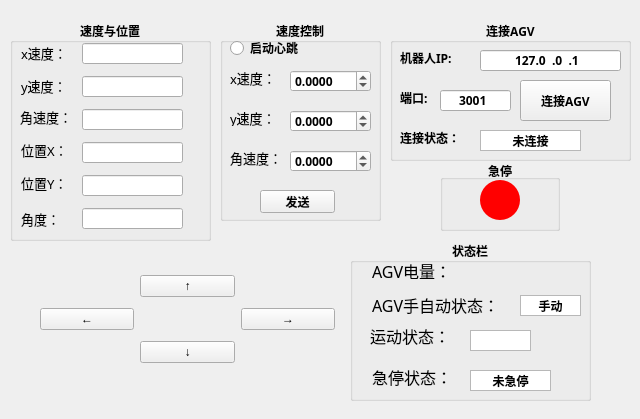
<?xml version="1.0" encoding="UTF-8"?>
<ui version="4.0">
 <class>AGV_GUI</class>
 <widget class="QMainWindow" name="AGV_GUI">
  <property name="geometry">
   <rect>
    <x>0</x>
    <y>0</y>
    <width>640</width>
    <height>419</height>
   </rect>
  </property>
  <property name="cursor">
   <cursorShape>ArrowCursor</cursorShape>
  </property>
  <property name="windowTitle">
   <string>AGV控制界面</string>
  </property>
  <widget class="QWidget" name="centralwidget">
   <widget class="QGroupBox" name="groupBox_pos">
    <property name="geometry">
     <rect>
      <x>10</x>
      <y>20</y>
      <width>201</width>
      <height>221</height>
     </rect>
    </property>
    <property name="font">
     <font>
      <family>黑体</family>
      <weight>75</weight>
      <bold>true</bold>
      <underline>false</underline>
      <kerning>true</kerning>
     </font>
    </property>
    <property name="cursor">
     <cursorShape>ArrowCursor</cursorShape>
    </property>
    <property name="title">
     <string>速度与位置</string>
    </property>
    <property name="alignment">
     <set>Qt::AlignCenter</set>
    </property>
    <widget class="QLabel" name="label_vX">
     <property name="geometry">
      <rect>
       <x>11</x>
       <y>23</y>
       <width>51</width>
       <height>20</height>
      </rect>
     </property>
     <property name="font">
      <font>
       <family>黑体</family>
       <pointsize>10</pointsize>
       <weight>50</weight>
       <bold>false</bold>
       <underline>false</underline>
       <kerning>true</kerning>
      </font>
     </property>
     <property name="text">
      <string>x速度：</string>
     </property>
    </widget>
    <widget class="QLabel" name="label_vW">
     <property name="geometry">
      <rect>
       <x>10</x>
       <y>89</y>
       <width>71</width>
       <height>16</height>
      </rect>
     </property>
     <property name="font">
      <font>
       <family>黑体</family>
       <pointsize>10</pointsize>
       <weight>50</weight>
       <bold>false</bold>
       <underline>false</underline>
       <kerning>true</kerning>
      </font>
     </property>
     <property name="text">
      <string>角速度：</string>
     </property>
    </widget>
    <widget class="QLabel" name="label_vY">
     <property name="geometry">
      <rect>
       <x>11</x>
       <y>56</y>
       <width>51</width>
       <height>20</height>
      </rect>
     </property>
     <property name="font">
      <font>
       <family>黑体</family>
       <pointsize>10</pointsize>
       <weight>50</weight>
       <bold>false</bold>
       <underline>false</underline>
       <kerning>true</kerning>
      </font>
     </property>
     <property name="text">
      <string>y速度：</string>
     </property>
    </widget>
    <widget class="QLabel" name="label_posX">
     <property name="geometry">
      <rect>
       <x>11</x>
       <y>122</y>
       <width>51</width>
       <height>16</height>
      </rect>
     </property>
     <property name="font">
      <font>
       <family>黑体</family>
       <pointsize>10</pointsize>
       <weight>50</weight>
       <bold>false</bold>
       <underline>false</underline>
       <kerning>true</kerning>
      </font>
     </property>
     <property name="text">
      <string>位置X：</string>
     </property>
    </widget>
    <widget class="QLabel" name="label_posY">
     <property name="geometry">
      <rect>
       <x>11</x>
       <y>155</y>
       <width>51</width>
       <height>16</height>
      </rect>
     </property>
     <property name="font">
      <font>
       <family>黑体</family>
       <pointsize>10</pointsize>
       <weight>50</weight>
       <bold>false</bold>
       <underline>false</underline>
       <kerning>true</kerning>
      </font>
     </property>
     <property name="text">
      <string>位置Y：</string>
     </property>
    </widget>
    <widget class="QLabel" name="label_posAngle">
     <property name="geometry">
      <rect>
       <x>11</x>
       <y>188</y>
       <width>42</width>
       <height>21</height>
      </rect>
     </property>
     <property name="font">
      <font>
       <family>黑体</family>
       <pointsize>10</pointsize>
       <weight>50</weight>
       <bold>false</bold>
       <underline>false</underline>
       <kerning>true</kerning>
      </font>
     </property>
     <property name="text">
      <string>角度：</string>
     </property>
    </widget>
    <widget class="QLineEdit" name="lineEdit_vx">
     <property name="geometry">
      <rect>
       <x>72</x>
       <y>23</y>
       <width>101</width>
       <height>21</height>
      </rect>
     </property>
     <property name="maxLength">
      <number>7</number>
     </property>
     <property name="alignment">
      <set>Qt::AlignCenter</set>
     </property>
    </widget>
    <widget class="QLineEdit" name="lineEdit_vy">
     <property name="geometry">
      <rect>
       <x>72</x>
       <y>56</y>
       <width>101</width>
       <height>21</height>
      </rect>
     </property>
     <property name="maxLength">
      <number>7</number>
     </property>
     <property name="alignment">
      <set>Qt::AlignCenter</set>
     </property>
    </widget>
    <widget class="QLineEdit" name="lineEdit_vw">
     <property name="geometry">
      <rect>
       <x>72</x>
       <y>89</y>
       <width>101</width>
       <height>21</height>
      </rect>
     </property>
     <property name="maxLength">
      <number>7</number>
     </property>
     <property name="alignment">
      <set>Qt::AlignCenter</set>
     </property>
    </widget>
    <widget class="QLineEdit" name="lineEdit_posx">
     <property name="geometry">
      <rect>
       <x>72</x>
       <y>122</y>
       <width>101</width>
       <height>21</height>
      </rect>
     </property>
     <property name="maxLength">
      <number>7</number>
     </property>
     <property name="alignment">
      <set>Qt::AlignCenter</set>
     </property>
    </widget>
    <widget class="QLineEdit" name="lineEdit_posy">
     <property name="geometry">
      <rect>
       <x>72</x>
       <y>155</y>
       <width>101</width>
       <height>21</height>
      </rect>
     </property>
     <property name="maxLength">
      <number>7</number>
     </property>
     <property name="alignment">
      <set>Qt::AlignCenter</set>
     </property>
    </widget>
    <widget class="QLineEdit" name="lineEdit_angle">
     <property name="geometry">
      <rect>
       <x>72</x>
       <y>188</y>
       <width>101</width>
       <height>21</height>
      </rect>
     </property>
     <property name="maxLength">
      <number>7</number>
     </property>
     <property name="alignment">
      <set>Qt::AlignCenter</set>
     </property>
    </widget>
   </widget>
   <widget class="QWidget" name="layoutWidget">
    <property name="geometry">
     <rect>
      <x>40</x>
      <y>270</y>
      <width>295</width>
      <height>100</height>
     </rect>
    </property>
    <layout class="QGridLayout" name="gridLayout">
     <item row="0" column="1">
      <widget class="QPushButton" name="pb_Forward">
       <property name="text">
        <string>↑</string>
       </property>
      </widget>
     </item>
     <item row="1" column="0">
      <widget class="QPushButton" name="pb_Left">
       <property name="text">
        <string>←</string>
       </property>
      </widget>
     </item>
     <item row="1" column="2">
      <widget class="QPushButton" name="pb_Right">
       <property name="text">
        <string>→</string>
       </property>
      </widget>
     </item>
     <item row="2" column="1">
      <widget class="QPushButton" name="pb_Backward">
       <property name="text">
        <string>↓</string>
       </property>
      </widget>
     </item>
    </layout>
   </widget>
   <widget class="QGroupBox" name="groupBox_Status">
    <property name="geometry">
     <rect>
      <x>350</x>
      <y>240</y>
      <width>241</width>
      <height>161</height>
     </rect>
    </property>
    <property name="font">
     <font>
      <family>黑体</family>
      <weight>75</weight>
      <bold>true</bold>
     </font>
    </property>
    <property name="title">
     <string>状态栏</string>
    </property>
    <property name="alignment">
     <set>Qt::AlignCenter</set>
    </property>
    <widget class="QLabel" name="label_Battery">
     <property name="geometry">
      <rect>
       <x>22</x>
       <y>23</y>
       <width>81</width>
       <height>16</height>
      </rect>
     </property>
     <property name="font">
      <font>
       <family>黑体</family>
       <pointsize>12</pointsize>
       <weight>50</weight>
       <bold>false</bold>
      </font>
     </property>
     <property name="text">
      <string>AGV电量：</string>
     </property>
    </widget>
    <widget class="QLabel" name="label_MorA">
     <property name="geometry">
      <rect>
       <x>22</x>
       <y>54</y>
       <width>141</width>
       <height>21</height>
      </rect>
     </property>
     <property name="font">
      <font>
       <family>黑体</family>
       <pointsize>12</pointsize>
       <weight>50</weight>
       <bold>false</bold>
      </font>
     </property>
     <property name="text">
      <string>AGV手自动状态：</string>
     </property>
    </widget>
    <widget class="QLabel" name="label_MovingStatus">
     <property name="geometry">
      <rect>
       <x>20</x>
       <y>85</y>
       <width>91</width>
       <height>21</height>
      </rect>
     </property>
     <property name="font">
      <font>
       <family>黑体</family>
       <pointsize>12</pointsize>
       <weight>50</weight>
       <bold>false</bold>
      </font>
     </property>
     <property name="text">
      <string>运动状态：</string>
     </property>
    </widget>
    <widget class="QLabel" name="label_ESStatus">
     <property name="geometry">
      <rect>
       <x>22</x>
       <y>126</y>
       <width>91</width>
       <height>21</height>
      </rect>
     </property>
     <property name="font">
      <font>
       <family>黑体</family>
       <pointsize>12</pointsize>
       <weight>50</weight>
       <bold>false</bold>
      </font>
     </property>
     <property name="text">
      <string>急停状态：</string>
     </property>
    </widget>
    <widget class="QTextEdit" name="textEdit_MorA">
     <property name="geometry">
      <rect>
       <x>170</x>
       <y>55</y>
       <width>61</width>
       <height>21</height>
      </rect>
     </property>
     <property name="sizePolicy">
      <sizepolicy hsizetype="Fixed" vsizetype="Fixed">
       <horstretch>0</horstretch>
       <verstretch>0</verstretch>
      </sizepolicy>
     </property>
     <property name="verticalScrollBarPolicy">
      <enum>Qt::ScrollBarAlwaysOff</enum>
     </property>
     <property name="horizontalScrollBarPolicy">
      <enum>Qt::ScrollBarAlwaysOff</enum>
     </property>
     <property name="readOnly">
      <bool>false</bool>
     </property>
     <property name="html">
      <string>&lt;!DOCTYPE HTML PUBLIC &quot;-//W3C//DTD HTML 4.0//EN&quot; &quot;http://www.w3.org/TR/REC-html40/strict.dtd&quot;&gt;
&lt;html&gt;&lt;head&gt;&lt;meta name=&quot;qrichtext&quot; content=&quot;1&quot; /&gt;&lt;style type=&quot;text/css&quot;&gt;
p, li { white-space: pre-wrap; }
&lt;/style&gt;&lt;/head&gt;&lt;body style=&quot; font-family:'黑体'; font-size:9pt; font-weight:600; font-style:normal;&quot;&gt;
&lt;p align=&quot;center&quot; style=&quot; margin-top:0px; margin-bottom:0px; margin-left:0px; margin-right:0px; -qt-block-indent:0; text-indent:0px;&quot;&gt;手动&lt;/p&gt;&lt;/body&gt;&lt;/html&gt;</string>
     </property>
    </widget>
    <widget class="QTextEdit" name="textEdit_MovingStatus">
     <property name="geometry">
      <rect>
       <x>120</x>
       <y>90</y>
       <width>61</width>
       <height>21</height>
      </rect>
     </property>
     <property name="sizePolicy">
      <sizepolicy hsizetype="Fixed" vsizetype="Fixed">
       <horstretch>0</horstretch>
       <verstretch>0</verstretch>
      </sizepolicy>
     </property>
     <property name="verticalScrollBarPolicy">
      <enum>Qt::ScrollBarAlwaysOff</enum>
     </property>
     <property name="horizontalScrollBarPolicy">
      <enum>Qt::ScrollBarAlwaysOff</enum>
     </property>
     <property name="readOnly">
      <bool>false</bool>
     </property>
    </widget>
    <widget class="QTextEdit" name="textEdit_ESStatus">
     <property name="geometry">
      <rect>
       <x>120</x>
       <y>130</y>
       <width>81</width>
       <height>21</height>
      </rect>
     </property>
     <property name="sizePolicy">
      <sizepolicy hsizetype="Fixed" vsizetype="Fixed">
       <horstretch>0</horstretch>
       <verstretch>0</verstretch>
      </sizepolicy>
     </property>
     <property name="verticalScrollBarPolicy">
      <enum>Qt::ScrollBarAlwaysOff</enum>
     </property>
     <property name="horizontalScrollBarPolicy">
      <enum>Qt::ScrollBarAlwaysOff</enum>
     </property>
     <property name="readOnly">
      <bool>false</bool>
     </property>
     <property name="html">
      <string>&lt;!DOCTYPE HTML PUBLIC &quot;-//W3C//DTD HTML 4.0//EN&quot; &quot;http://www.w3.org/TR/REC-html40/strict.dtd&quot;&gt;
&lt;html&gt;&lt;head&gt;&lt;meta name=&quot;qrichtext&quot; content=&quot;1&quot; /&gt;&lt;style type=&quot;text/css&quot;&gt;
p, li { white-space: pre-wrap; }
&lt;/style&gt;&lt;/head&gt;&lt;body style=&quot; font-family:'黑体'; font-size:9pt; font-weight:600; font-style:normal;&quot;&gt;
&lt;p align=&quot;center&quot; style=&quot; margin-top:0px; margin-bottom:0px; margin-left:0px; margin-right:0px; -qt-block-indent:0; text-indent:0px;&quot;&gt;未急停&lt;/p&gt;&lt;/body&gt;&lt;/html&gt;</string>
     </property>
    </widget>
    <widget class="QLabel" name="label">
     <property name="geometry">
      <rect>
       <x>110</x>
       <y>25</y>
       <width>72</width>
       <height>15</height>
      </rect>
     </property>
     <property name="text">
      <string/>
     </property>
    </widget>
   </widget>
   <widget class="QGroupBox" name="groupBox_ES">
    <property name="geometry">
     <rect>
      <x>440</x>
      <y>160</y>
      <width>120</width>
      <height>71</height>
     </rect>
    </property>
    <property name="font">
     <font>
      <weight>75</weight>
      <bold>true</bold>
     </font>
    </property>
    <property name="title">
     <string>急停</string>
    </property>
    <property name="alignment">
     <set>Qt::AlignCenter</set>
    </property>
    <widget class="QPushButton" name="pb_Stop">
     <property name="enabled">
      <bool>true</bool>
     </property>
     <property name="geometry">
      <rect>
       <x>40</x>
       <y>20</y>
       <width>40</width>
       <height>40</height>
      </rect>
     </property>
     <property name="autoFillBackground">
      <bool>false</bool>
     </property>
     <property name="styleSheet">
      <string notr="true">QPushButton{
border-radius:20px;    /*设置圆角半径 */
background-color: rgb(255, 0, 0);
}
QPushButton:pressed{
	background-color: rgb(255, 255, 255);	
}</string>
     </property>
     <property name="text">
      <string/>
     </property>
     <property name="iconSize">
      <size>
       <width>60</width>
       <height>60</height>
      </size>
     </property>
     <property name="checkable">
      <bool>false</bool>
     </property>
     <property name="autoDefault">
      <bool>false</bool>
     </property>
     <property name="default">
      <bool>false</bool>
     </property>
     <property name="flat">
      <bool>false</bool>
     </property>
    </widget>
   </widget>
   <widget class="QGroupBox" name="groupBox_SpeedContral">
    <property name="geometry">
     <rect>
      <x>220</x>
      <y>20</y>
      <width>161</width>
      <height>201</height>
     </rect>
    </property>
    <property name="font">
     <font>
      <family>黑体</family>
      <weight>75</weight>
      <bold>true</bold>
     </font>
    </property>
    <property name="title">
     <string>速度控制</string>
    </property>
    <property name="alignment">
     <set>Qt::AlignCenter</set>
    </property>
    <widget class="QLabel" name="label_vXSet">
     <property name="geometry">
      <rect>
       <x>10</x>
       <y>50</y>
       <width>51</width>
       <height>16</height>
      </rect>
     </property>
     <property name="font">
      <font>
       <family>黑体</family>
       <pointsize>10</pointsize>
       <weight>50</weight>
       <bold>false</bold>
       <underline>false</underline>
       <kerning>true</kerning>
      </font>
     </property>
     <property name="text">
      <string>x速度：</string>
     </property>
    </widget>
    <widget class="QLabel" name="label_vYSet">
     <property name="geometry">
      <rect>
       <x>10</x>
       <y>90</y>
       <width>51</width>
       <height>16</height>
      </rect>
     </property>
     <property name="font">
      <font>
       <family>黑体</family>
       <pointsize>10</pointsize>
       <weight>50</weight>
       <bold>false</bold>
       <underline>false</underline>
       <kerning>true</kerning>
      </font>
     </property>
     <property name="text">
      <string>y速度：</string>
     </property>
    </widget>
    <widget class="QLabel" name="label_vWSet">
     <property name="geometry">
      <rect>
       <x>10</x>
       <y>130</y>
       <width>61</width>
       <height>16</height>
      </rect>
     </property>
     <property name="font">
      <font>
       <family>黑体</family>
       <pointsize>10</pointsize>
       <weight>50</weight>
       <bold>false</bold>
       <underline>false</underline>
       <kerning>true</kerning>
      </font>
     </property>
     <property name="text">
      <string>角速度：</string>
     </property>
    </widget>
    <widget class="QPushButton" name="pb_Sent">
     <property name="geometry">
      <rect>
       <x>40</x>
       <y>170</y>
       <width>75</width>
       <height>23</height>
      </rect>
     </property>
     <property name="text">
      <string>发送</string>
     </property>
    </widget>
    <widget class="QRadioButton" name="button_Heartbeat">
     <property name="geometry">
      <rect>
       <x>10</x>
       <y>20</y>
       <width>89</width>
       <height>16</height>
      </rect>
     </property>
     <property name="text">
      <string>启动心跳</string>
     </property>
     <property name="checked">
      <bool>false</bool>
     </property>
    </widget>
    <widget class="QDoubleSpinBox" name="doubleSpinBox_vx">
     <property name="geometry">
      <rect>
       <x>70</x>
       <y>50</y>
       <width>81</width>
       <height>22</height>
      </rect>
     </property>
     <property name="decimals">
      <number>4</number>
     </property>
     <property name="minimum">
      <double>-1.200000000000000</double>
     </property>
     <property name="maximum">
      <double>1.200000000000000</double>
     </property>
     <property name="singleStep">
      <double>0.050000000000000</double>
     </property>
     <property name="value">
      <double>0.000000000000000</double>
     </property>
    </widget>
    <widget class="QDoubleSpinBox" name="doubleSpinBox_vy">
     <property name="geometry">
      <rect>
       <x>70</x>
       <y>90</y>
       <width>81</width>
       <height>22</height>
      </rect>
     </property>
     <property name="decimals">
      <number>4</number>
     </property>
     <property name="minimum">
      <double>-1.200000000000000</double>
     </property>
     <property name="maximum">
      <double>1.200000000000000</double>
     </property>
     <property name="singleStep">
      <double>0.050000000000000</double>
     </property>
    </widget>
    <widget class="QDoubleSpinBox" name="doubleSpinBox_vw">
     <property name="geometry">
      <rect>
       <x>70</x>
       <y>130</y>
       <width>81</width>
       <height>22</height>
      </rect>
     </property>
     <property name="decimals">
      <number>4</number>
     </property>
     <property name="minimum">
      <double>-1.000000000000000</double>
     </property>
     <property name="maximum">
      <double>1.000000000000000</double>
     </property>
     <property name="singleStep">
      <double>0.050000000000000</double>
     </property>
    </widget>
   </widget>
   <widget class="QGroupBox" name="groupBox_Connect">
    <property name="geometry">
     <rect>
      <x>390</x>
      <y>20</y>
      <width>241</width>
      <height>141</height>
     </rect>
    </property>
    <property name="font">
     <font>
      <family>黑体</family>
      <weight>75</weight>
      <bold>true</bold>
     </font>
    </property>
    <property name="title">
     <string>连接AGV</string>
    </property>
    <property name="alignment">
     <set>Qt::AlignCenter</set>
    </property>
    <widget class="QLabel" name="label_IP">
     <property name="geometry">
      <rect>
       <x>10</x>
       <y>30</y>
       <width>81</width>
       <height>16</height>
      </rect>
     </property>
     <property name="text">
      <string>机器人IP:</string>
     </property>
    </widget>
    <widget class="QLabel" name="label_Port">
     <property name="geometry">
      <rect>
       <x>10</x>
       <y>70</y>
       <width>41</width>
       <height>16</height>
      </rect>
     </property>
     <property name="text">
      <string>端口:</string>
     </property>
    </widget>
    <widget class="QPushButton" name="pb_Connect">
     <property name="geometry">
      <rect>
       <x>130</x>
       <y>60</y>
       <width>91</width>
       <height>41</height>
      </rect>
     </property>
     <property name="text">
      <string>连接AGV</string>
     </property>
    </widget>
    <widget class="QLabel" name="label_Connect">
     <property name="geometry">
      <rect>
       <x>10</x>
       <y>110</y>
       <width>81</width>
       <height>16</height>
      </rect>
     </property>
     <property name="text">
      <string>连接状态：</string>
     </property>
    </widget>
    <widget class="QTextEdit" name="textEdit_Connect">
     <property name="geometry">
      <rect>
       <x>90</x>
       <y>110</y>
       <width>101</width>
       <height>21</height>
      </rect>
     </property>
     <property name="sizePolicy">
      <sizepolicy hsizetype="Fixed" vsizetype="Fixed">
       <horstretch>0</horstretch>
       <verstretch>0</verstretch>
      </sizepolicy>
     </property>
     <property name="verticalScrollBarPolicy">
      <enum>Qt::ScrollBarAlwaysOff</enum>
     </property>
     <property name="horizontalScrollBarPolicy">
      <enum>Qt::ScrollBarAlwaysOff</enum>
     </property>
     <property name="readOnly">
      <bool>false</bool>
     </property>
     <property name="html">
      <string>&lt;!DOCTYPE HTML PUBLIC &quot;-//W3C//DTD HTML 4.0//EN&quot; &quot;http://www.w3.org/TR/REC-html40/strict.dtd&quot;&gt;
&lt;html&gt;&lt;head&gt;&lt;meta name=&quot;qrichtext&quot; content=&quot;1&quot; /&gt;&lt;style type=&quot;text/css&quot;&gt;
p, li { white-space: pre-wrap; }
&lt;/style&gt;&lt;/head&gt;&lt;body style=&quot; font-family:'黑体'; font-size:9pt; font-weight:600; font-style:normal;&quot;&gt;
&lt;p align=&quot;center&quot; style=&quot; margin-top:0px; margin-bottom:0px; margin-left:0px; margin-right:0px; -qt-block-indent:0; text-indent:0px;&quot;&gt;未连接&lt;/p&gt;&lt;/body&gt;&lt;/html&gt;</string>
     </property>
    </widget>
    <widget class="QLineEdit" name="lineEdit_port">
     <property name="geometry">
      <rect>
       <x>50</x>
       <y>70</y>
       <width>71</width>
       <height>21</height>
      </rect>
     </property>
     <property name="inputMask">
      <string>00000</string>
     </property>
     <property name="text">
      <string>3001</string>
     </property>
     <property name="alignment">
      <set>Qt::AlignCenter</set>
     </property>
    </widget>
    <widget class="QLineEdit" name="lineEdit_ip">
     <property name="geometry">
      <rect>
       <x>90</x>
       <y>30</y>
       <width>141</width>
       <height>21</height>
      </rect>
     </property>
     <property name="inputMask">
      <string>000.000.000.000</string>
     </property>
     <property name="text">
      <string>127.0.0.1</string>
     </property>
     <property name="alignment">
      <set>Qt::AlignCenter</set>
     </property>
    </widget>
   </widget>
  </widget>
 </widget>
 <resources/>
 <connections/>
</ui>
